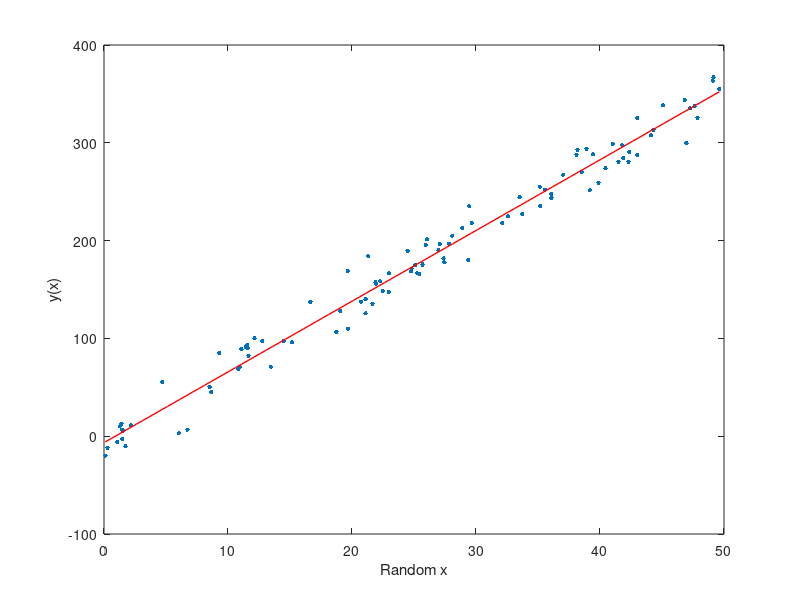

This chart was generated by the following MATLAB code: (Note: this script raises an error after producing the figure.)
clear all
close all
clc
%% 1.3 a)
a0 = -2.923;
b0 = 7.18;
c0 = 2.8;
mu = 0;
sigma_a = 3.8;
N = 100;
rng(1);
x = 50.*rand(N, 1);
e_a = randn(N, 1).*sigma_a^2;
y_a = a0 + b0.*x + e_a;
LSest_a = polyfit(x, y_a, 1);
xFit_a = linspace(min(x), max(x), N);
yFit_a = polyval(LSest_a, xFit_a);
figure(1);
plot(x, y_a, '.', 'MarkerSize', 10)
hold on
plot(xFit_a, yFit_a, 'r', 'LineWidth', 1)
xlabel('Random x')
ylabel('y(x)')
legend('Generated data', 'Best fit', 'Location', 'se')
%% 1.3 b)
sigma_b = 12.8;
e_b = randn(N, 1).*sigma_b^2;
y_b = a0 + b0.*x + c0.*x.^2 + e_b;
LSest_b = polyfit(x, y_b, 2);
xFit_b = linspace(min(x), max(x), N);
yFit_b = polyval(LSest_b, xFit_b);
figure(2);
plot(x, y_b, '.', 'MarkerSize', 10)
hold on
plot(xFit_b, yFit_b, 'r', 'LineWidth', 1)
xlabel('Random x')
ylabel('y(x)')
legend('Generated data', 'Best fit', 'Location', 'se')
LSest_b_lin = polyfit(x, y_b, 1);
yFit_b_lin = polyval(LSest_b_lin, xFit_b);
for i = 1:N
eps_lin(i) = (y_b(i) - (LSest_b_lin(1)*x(i) + LSest_b_lin(2)))^2;
eps(i) = (y_b(i) - (LSest_b(3) + LSest_b(2)*x(i) + LSest_b(1)*x(i)^2))^2;
end
eps_lin = sum(eps_lin)/N;
eps = sum(eps)/N;
figure(3)
plot(x, y_b, '.', 'MarkerSize', 10)
hold on
plot(xFit_b, yFit_b_lin, 'r', 'LineWidth', 1)
xlabel('Random x')
ylabel('y(x)')
legend('Generated data', 'Best fit', 'Location', 'se')
%% 2.3 - 12a
inp = load('input.mat');
inp = inp.u;
outp = load('output.mat');
outp = outp.y;
uest = inp(1:length(inp)/2);
uval = inp((length(inp)/2 + 1):end);
yest = outp(1:length(outp)/2);
yval = outp((length(outp)/2 + 1):end);
H = zeros(length(yest), 3);
H(1,:) = [0 0 0];
for i = 2:length(yest)
H(i, 1) = -yest(i - 1);
end
for i = 3:length(yest)
H(i, 2) = -yest(i - 2);
end
H(:, 3) = uest;
th = (H'*H)\(H.'*yest);
ans_12a = [th(1), th(2), th(3)]; % [a1_hat, a2_hat, b0_hat]
Ha = H;
clear th
clear H
%% 2.3 - 12b
H = zeros(length(yest), 4);
H(1,:) = [0 0 0 0];
for i = 2:length(yest)
H(i, 1) = -yest(i - 1);
end
for i = 3:length(yest)
H(i, 2) = -yest(i - 2);
end
for i = 2:length(yest)
H(i, 4) = uest(i - 1);
end
H(:, 3) = uest;
th = (H'*H)\H'*yest;
ans_12b = [th(1), th(2), th(3), th(4)]; % [a1_hat, a2_hat, b0_hat, b1_hat]
Hb = H;
clear th
clear H
%% 2.3 - 12c
H = zeros(length(yest), 4);
H(1,:) = [0 0 0 0];
for i = 2:length(yest)
H(i, 1) = -yest(i - 1);
end
for i = 3:length(yest)
H(i, 2) = -yest(i - 2);
end
for i = 4:length(yest)
H(i, 3) = -yest(i - 3);
end
for i = 2:length(uest)
H(i, 4) = uest(i - 1);
end
th = (H'*H)\H'*yest;
ans_12c = [th(1), th(2), th(3), th(4)]; % [a1_hat, a2_hat, a3_hat, b1_hat]
% Inverting the values because thats how it works aparently
% ans_12a = -ans_12a;
% ans_12b = -ans_12b;
% ans_12c = -ans_12c;
ahats = [ans_12a ans_12b ans_12c]
%% 2.3 b) - Prediction
N = length(yval);
ypred = [zeros(N, 1), zeros(N, 1), zeros(N, 1)]; % [a, b, c]
ypred(1, 1) = ans_12a(3)*uval(1);
ypred(2, 1) = ans_12a(3)*uval(2) - ans_12a(1)*yval(1);
ypred(1, 2) = ans_12b(3)*uval(1);
ypred(2, 2) = ans_12b(3)*uval(2) + ans_12b(4)*uval(1) - ans_12b(1)*yval(1);
ypred(1, 3) = 0;
ypred(2, 3) = ans_12c(4)*uval(1) - ans_12c(1)*yval(1);
ypred(3, 3) = ans_12c(4)*uval(2) - ans_12c(1)*yval(2) - ans_12c(2)*yval(1);
for i = 3:N
ypred(i, 1) = ans_12a(3)*uval(i) - ans_12a(1)*yval(i - 1) - ans_12a(2)*yval(i - 2);
ypred(i, 2) = ans_12b(3)*uval(i) + ans_12b(4)*uval(i - 1) - ans_12b(1)*yval(i - 1) - ans_12b(2)*yval(i - 2);
end
for i = 4:N
ypred(i, 3) = ans_12c(4)*uval(i - 1) - ans_12c(1)*yval(i - 1) - ans_12c(2)*yval(i - 2) - ans_12c(3)*yval(i - 3);
end
predRMSE = rmse(yval, ypred)
%% 2.3 b) - Simulation
ysim = [zeros(N, 1), zeros(N, 1), zeros(N, 1)]; % [a, b, c]
ysim(1, 1) = ans_12a(3)*uval(1);
ysim(2, 1) = ans_12a(3)*uval(2) - ans_12a(1)*ysim(1,1);
ysim(1, 2) = ans_12b(3)*uval(1);
ysim(2, 2) = ans_12b(3)*uval(2) + ans_12b(4)*uval(1) - ans_12b(1)*ysim(1, 2);
ysim(1, 3) = 0;
ysim(2, 3) = ans_12c(4)*uval(1) - ans_12c(1)*ysim(1,3);
ysim(3, 3) = ans_12c(4)*uval(2) - ans_12c(1)*ysim(2,3) - ans_12c(2)*ysim(1,3);
for i = 3:N
ysim(i, 1) = ans_12a(3)*uval(i) - ans_12a(1)*ysim(i-1, 1) - ans_12a(2)*ysim(i- 2, 1);
ysim(i, 2) = ans_12b(3)*uval(i) + ans_12b(4)*uval(i - 1) - ans_12b(1)*ysim(i-1, 2) - ans_12b(2)*ysim(i-2, 2);
end
for i = 4:N
ysim(i, 3) = ans_12c(4)*uval(i - 1) - ans_12c(1)*ysim(i-1, 3) - ans_12c(2)*ysim(i-2, 3) - ans_12c(3)*ysim(i-3, 3);
end
% Compare with real data and compute least-squares error
simERROR = yval - ysim;
simRMSE = rms(simERROR)
